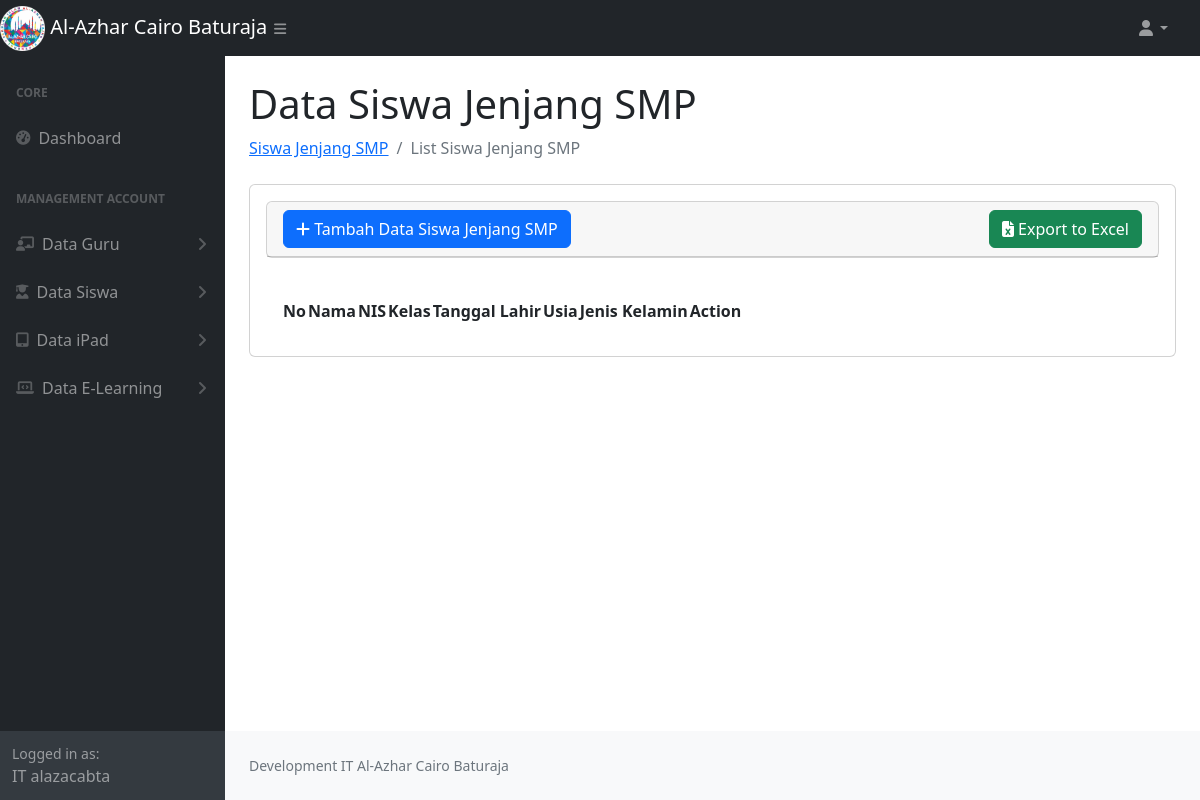
The app's page /jenjang_smp.php, older data.
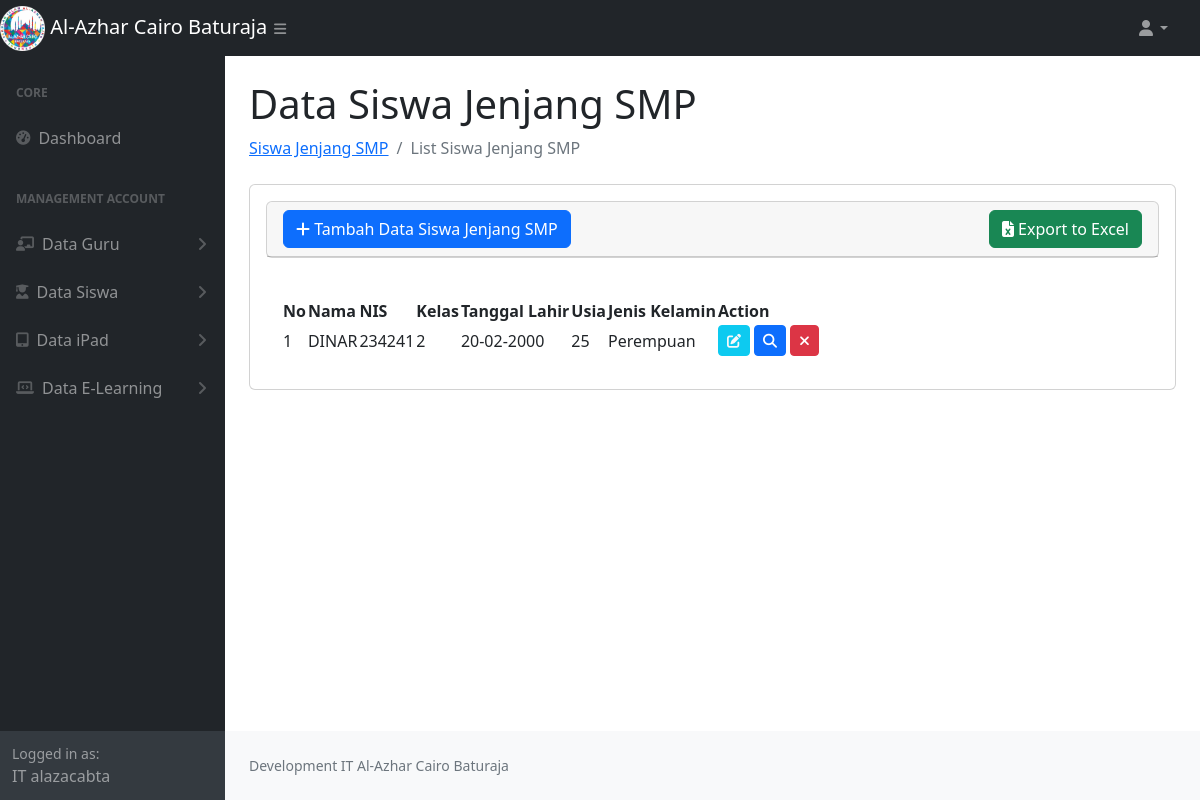
The same page, newer data.
### tables this page shows
CREATE TABLE `siswa` (
  `id_siswa` int NOT NULL AUTO_INCREMENT,
  `nama_siswa` varchar(100) NOT NULL,
  `nis` varchar(50) NOT NULL,
  `agama` varchar(20) DEFAULT NULL,
  `tempat` varchar(255) DEFAULT NULL,
  `tanggal_lahir` date DEFAULT NULL,
  `umur` int DEFAULT NULL,
  `jenis_kelamin` enum('Laki-Laki','Perempuan') DEFAULT NULL,
  `asal_sekolah` varchar(255) DEFAULT NULL,
  `angkatan` varchar(255) DEFAULT NULL,
  `kelas` varchar(255) DEFAULT NULL,
  `nama_ayah` varchar(255) DEFAULT NULL,
  `nama_ibu` varchar(255) DEFAULT NULL,
  `pekerjaan_ayah` varchar(255) DEFAULT NULL,
  `pekerjaan_ibu` varchar(255) DEFAULT NULL,
  `no_handphone_ayah` varchar(255) DEFAULT NULL,
  `no_handphone_ibu` varchar(255) DEFAULT NULL,
  `anak_ke` varchar(255) DEFAULT NULL,
  `jumlah_saudara` varchar(255) DEFAULT NULL,
  `alamat_lengkap` varchar(255) DEFAULT NULL,
  `photo` text,
  `jenjang` enum('TKA-A','TKA-B','SD','SD G2','SMP') DEFAULT NULL,
  PRIMARY KEY (`id_siswa`)
);

### jenjang_smp.php (the view, shortened to what this page needs)
<?php
require_once 'function.php';
$jenjang = 'SMP';
$sql = "SELECT * FROM siswa WHERE jenjang = ?";
$stmt = $conn->prepare($sql);
$stmt->bind_param("s", $jenjang);
$stmt->execute();
$result = $stmt->get_result();
$dataSiswa = [];
while ($row = $result->fetch_assoc()) {
    $dataSiswa[] = $row;
}
?>
<!DOCTYPE html>
<html lang="en">
    <head>
        <link href="https://cdn.jsdelivr.net/npm/simple-datatables@7.1.2/dist/style.min.css" rel="stylesheet" />
        <link href="css/styles.css" rel="stylesheet" />
        <link rel="stylesheet" href="https://cdnjs.cloudflare.com/ajax/libs/toastr.js/latest/toastr.css">
        <link rel="stylesheet" href="https://cdnjs.cloudflare.com/ajax/libs/font-awesome/6.7.2/css/all.min.css">
    </head>
    <body class="sb-nav-fixed">
        <nav class="sb-topnav navbar navbar-expand navbar-dark bg-dark">
            <div class="d-flex">
                <a class="navbar-brand" href="index.php">
                    <img src="assets/img/logoalazca.png" alt="Gambar" style="width:20%">
                    Al-Azhar Cairo Baturaja
                </a>
                <button class="btn btn-link btn-sm ps-5" id="sidebarToggle" href="#!"><i class="fas fa-bars"></i></button>
            </div>
            <ul class="navbar-nav ms-auto ms-md-0 me-3 me-lg-4">
                <li class="nav-item dropdown">
                    <a class="nav-link dropdown-toggle" id="navbarDropdown" href="#" role="button" data-bs-toggle="dropdown" aria-expanded="false"><i class="fas fa-user fa-fw"></i></a>
                </li>
            </ul>
        </nav>
        <div id="layoutSidenav">
            <div id="layoutSidenav_nav">
                <nav class="sb-sidenav accordion sb-sidenav-dark" id="sidenavAccordion">
                    <div class="sb-sidenav-menu">
                        <div class="nav">
                            <div class="sb-sidenav-menu-heading">Core</div>
                            <div class="nav">
                                <a class="nav-link" href="index.php">
                                    <div class="sb-nav-link-icon"><i class="fas fa-tachometer-alt"></i></div>
                                    Dashboard
                                </a>
                                <div class="sb-sidenav-menu-heading">Management Account</div>
                                <a class="nav-link collapsed" href="#" data-bs-toggle="collapse" data-bs-target="#collapseGuru" aria-expanded="false" aria-controls="collapseGuru">
                                    <div class="sb-nav-link-icon"><i class="fas fa-chalkboard-teacher"></i></div>
                                    Data Guru
                                    <div class="sb-sidenav-collapse-arrow"><i class="fas fa-angle-down"></i></div>
                                </a>
                                <a class="nav-link collapsed" href="#" data-bs-toggle="collapse" data-bs-target="#collapseSiswa" aria-expanded="false" aria-controls="collapseSiswa">
                                    <div class="sb-nav-link-icon"><i class="fas fa-user-graduate"></i></div>
                                    Data Siswa
                                    <div class="sb-sidenav-collapse-arrow"><i class="fas fa-angle-down"></i></div>
                                </a>
                                <a class="nav-link collapsed" href="#" data-bs-toggle="collapse" data-bs-target="#collapseiPad" aria-expanded="false" aria-controls="collapseiPad">
                                    <div class="sb-nav-link-icon"><i class="fas fa-tablet-alt"></i></div>
                                    Data iPad
                                    <div class="sb-sidenav-collapse-arrow"><i class="fas fa-angle-down"></i></div>
                                </a>
                                <a class="nav-link collapsed" href="#" data-bs-toggle="collapse" data-bs-target="#collapseElearning" aria-expanded="false" aria-controls="collapseElearning">
                                    <div class="sb-nav-link-icon"><i class="fas fa-laptop-code"></i></div>
                                    Data E-Learning
                                    <div class="sb-sidenav-collapse-arrow"><i class="fas fa-angle-down"></i></div>
                                </a>
                            </div>
                        </div>
                    </div>
                    <div class="sb-sidenav-footer">
                        <div class="small">Logged in as:</div>
                        IT alazacabta
                    </div>
                </nav>
            </div>
            <div id="layoutSidenav_content">
                <main>
                    <div class="container-fluid px-4">
                        <h1 class="mt-4">Data Siswa Jenjang SMP</h1>
                        <ol class="breadcrumb mb-4">
                            <li class="breadcrumb-item"><a href="jenjang_smp.php"> Siswa Jenjang SMP</a></li>
                            <li class="breadcrumb-item active">List Siswa Jenjang SMP</li>
                        </ol>
                        <div class="card mb-4">
                            <div class="card-body">
                        <div class="card mb-4">
                            <div class="card-header">
                                 <div class="col-lg-12 d-flex justify-content-between align-items-center">
                                        <button type="button" class="btn btn-primary" data-bs-toggle="modal" data-bs-target="#modal-create">
                                           <i class="fas fa-plus"></i> Tambah Data Siswa Jenjang SMP
                                        </button>
                                        <a href="<?= 'export_siswa.php?type='.$jenjang.'' ?>" id="exportExcelBtn" class="btn btn-success">
                                           <i class="fa fa-file-excel"></i> Export to Excel
                                        </a>
                                 </div>
                            </div>
                            </div>
                            <div class="card-body">
                                <table id="datatablesSimple">
                                    <thead>
                                        <tr>
                                            <th>No</th>
                                            <th>Nama</th>
                                            <th>NIS</th>
                                            <th>Kelas</th>
                                            <th>Tanggal Lahir</th>
                                            <th>Usia</th>
                                            <th>Jenis Kelamin</th>
                                            <th>Action</th>
                                        </tr>
                                    </thead>
                                    <tbody>
                                        <?php
                                            foreach ($dataSiswa as $key => $data) {
                                        ?>
                                        <tr>
                                            <td><?= $key + 1; ?></td>
                                            <td><?= $data['nama_siswa']; ?></td>
                                            <td><?= $data['nis']; ?></td>
                                            <td><?= $data['kelas']; ?></td>
                                            <td><?= $data['tanggal_lahir'] ? date('d-m-Y', strtotime($data['tanggal_lahir'])) : '-'; ?></td>
                                            <td><?= $data['umur']; ?></td>
                                            <td><?= $data['jenis_kelamin']; ?></td>
                                            <td>
                                                <a href="javascript:void(0)" data-url="<?= 'show_siswa.php' ?>" data-id="<?= $data['id_siswa'] ?>" class="edit btn btn-info btn-sm text-light "> <i class="fas fa-edit"></i></a>
                                                 <a href="javascript:void(0)" data-url="<?= 'show_siswa.php' ?>" data-id="<?= $data['id_siswa'] ?>" class="detail btn btn-primary btn-sm"> <i class="fas fa-search"></i></a>
                                                <a href="javascript:void(0)" data-url="<?= 'delete_siswa.php' ?>" data-id="<?= $data['id_siswa'] ?>" class="delete btn btn-danger btn-sm"> <i class="fas fa-times"></i></a>
                                            </td>
                                        </tr>
                                        <?php
                                            }
                                        ?>
                                    </tbody>
                                </table>
                            </div>
                        </div>
                    </div>
                </main>
                <footer class="py-4 bg-light mt-auto">
                    <div class="container-fluid px-4">
                        <div class="d-flex align-items-center justify-content-between small">
                            <div class="text-muted">Development IT Al-Azhar Cairo Baturaja</div>
                        </div>
                    </div>
                </footer>
            </div>
        </div>
    </body>
</html>

Row changes from the older to the newer data that the page shows:
added siswa: nama_siswa "DINAR", nis "234241", kelas "2", tanggal_lahir "20-02-2000", umur "25", jenis_kelamin "Perempuan"
